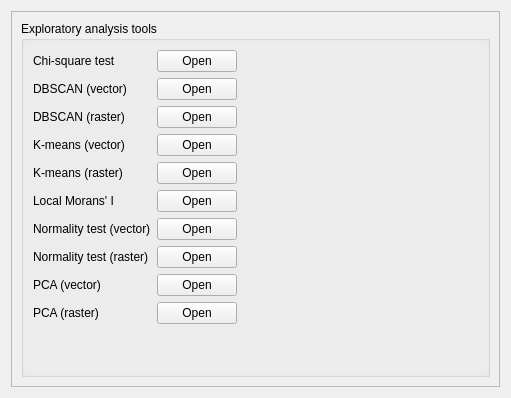
<?xml version="1.0" encoding="UTF-8"?>
<ui version="4.0">
 <class>Form</class>
 <widget class="QWidget" name="Form">
  <property name="geometry">
   <rect>
    <x>0</x>
    <y>0</y>
    <width>511</width>
    <height>398</height>
   </rect>
  </property>
  <property name="windowTitle">
   <string>Form</string>
  </property>
  <layout class="QVBoxLayout" name="verticalLayout">
   <item>
    <widget class="QScrollArea" name="scrollArea">
     <property name="widgetResizable">
      <bool>true</bool>
     </property>
     <widget class="QWidget" name="scrollAreaWidgetContents">
      <property name="geometry">
       <rect>
        <x>0</x>
        <y>0</y>
        <width>491</width>
        <height>378</height>
       </rect>
      </property>
      <layout class="QVBoxLayout" name="verticalLayout_2">
       <item>
        <widget class="QGroupBox" name="groupBox">
         <property name="title">
          <string>Exploratory analysis tools</string>
         </property>
         <layout class="QVBoxLayout" name="verticalLayout_3">
          <item>
           <layout class="QHBoxLayout" name="horizontalLayout">
            <item>
             <layout class="QFormLayout" name="formLayout">
              <item row="0" column="0">
               <widget class="QLabel" name="label">
                <property name="text">
                 <string>Chi-square test</string>
                </property>
               </widget>
              </item>
              <item row="0" column="1">
               <widget class="QPushButton" name="open_chi_square_btn">
                <property name="text">
                 <string>Open</string>
                </property>
               </widget>
              </item>
              <item row="1" column="0">
               <widget class="QLabel" name="label_2">
                <property name="text">
                 <string>DBSCAN (vector)</string>
                </property>
               </widget>
              </item>
              <item row="1" column="1">
               <widget class="QPushButton" name="open_dbscan_vector_btn">
                <property name="text">
                 <string>Open</string>
                </property>
               </widget>
              </item>
              <item row="2" column="0">
               <widget class="QLabel" name="label_3">
                <property name="text">
                 <string>DBSCAN (raster)</string>
                </property>
               </widget>
              </item>
              <item row="2" column="1">
               <widget class="QPushButton" name="open_dbscan_raster_btn">
                <property name="text">
                 <string>Open</string>
                </property>
               </widget>
              </item>
              <item row="3" column="0">
               <widget class="QLabel" name="label_4">
                <property name="text">
                 <string>K-means (vector)</string>
                </property>
               </widget>
              </item>
              <item row="3" column="1">
               <widget class="QPushButton" name="open_k_means_vector_btn">
                <property name="text">
                 <string>Open</string>
                </property>
               </widget>
              </item>
              <item row="4" column="0">
               <widget class="QLabel" name="label_5">
                <property name="text">
                 <string>K-means (raster)</string>
                </property>
               </widget>
              </item>
              <item row="4" column="1">
               <widget class="QPushButton" name="open_k_means_raster_btn">
                <property name="text">
                 <string>Open</string>
                </property>
               </widget>
              </item>
              <item row="5" column="0">
               <widget class="QLabel" name="label_6">
                <property name="text">
                 <string>Local Morans' I</string>
                </property>
               </widget>
              </item>
              <item row="5" column="1">
               <widget class="QPushButton" name="open_local_morans_btn">
                <property name="text">
                 <string>Open</string>
                </property>
               </widget>
              </item>
              <item row="6" column="0">
               <widget class="QLabel" name="label_7">
                <property name="text">
                 <string>Normality test (vector)</string>
                </property>
               </widget>
              </item>
              <item row="6" column="1">
               <widget class="QPushButton" name="open_normality_vector_btn">
                <property name="text">
                 <string>Open</string>
                </property>
               </widget>
              </item>
              <item row="7" column="0">
               <widget class="QLabel" name="label_8">
                <property name="text">
                 <string>Normality test (raster)</string>
                </property>
               </widget>
              </item>
              <item row="7" column="1">
               <widget class="QPushButton" name="open_normality_raster_btn">
                <property name="text">
                 <string>Open</string>
                </property>
               </widget>
              </item>
              <item row="8" column="0">
               <widget class="QLabel" name="label_9">
                <property name="text">
                 <string>PCA (vector)</string>
                </property>
               </widget>
              </item>
              <item row="8" column="1">
               <widget class="QPushButton" name="open_pca_vector_btn">
                <property name="text">
                 <string>Open</string>
                </property>
               </widget>
              </item>
              <item row="9" column="0">
               <widget class="QLabel" name="label_10">
                <property name="text">
                 <string>PCA (raster)</string>
                </property>
               </widget>
              </item>
              <item row="9" column="1">
               <widget class="QPushButton" name="open_pca_raster_btn">
                <property name="text">
                 <string>Open</string>
                </property>
               </widget>
              </item>
             </layout>
            </item>
            <item>
             <spacer name="horizontalSpacer">
              <property name="orientation">
               <enum>Qt::Horizontal</enum>
              </property>
              <property name="sizeHint" stdset="0">
               <size>
                <width>178</width>
                <height>20</height>
               </size>
              </property>
             </spacer>
            </item>
           </layout>
          </item>
         </layout>
        </widget>
       </item>
      </layout>
     </widget>
    </widget>
   </item>
  </layout>
 </widget>
 <resources/>
 <connections/>
</ui>
